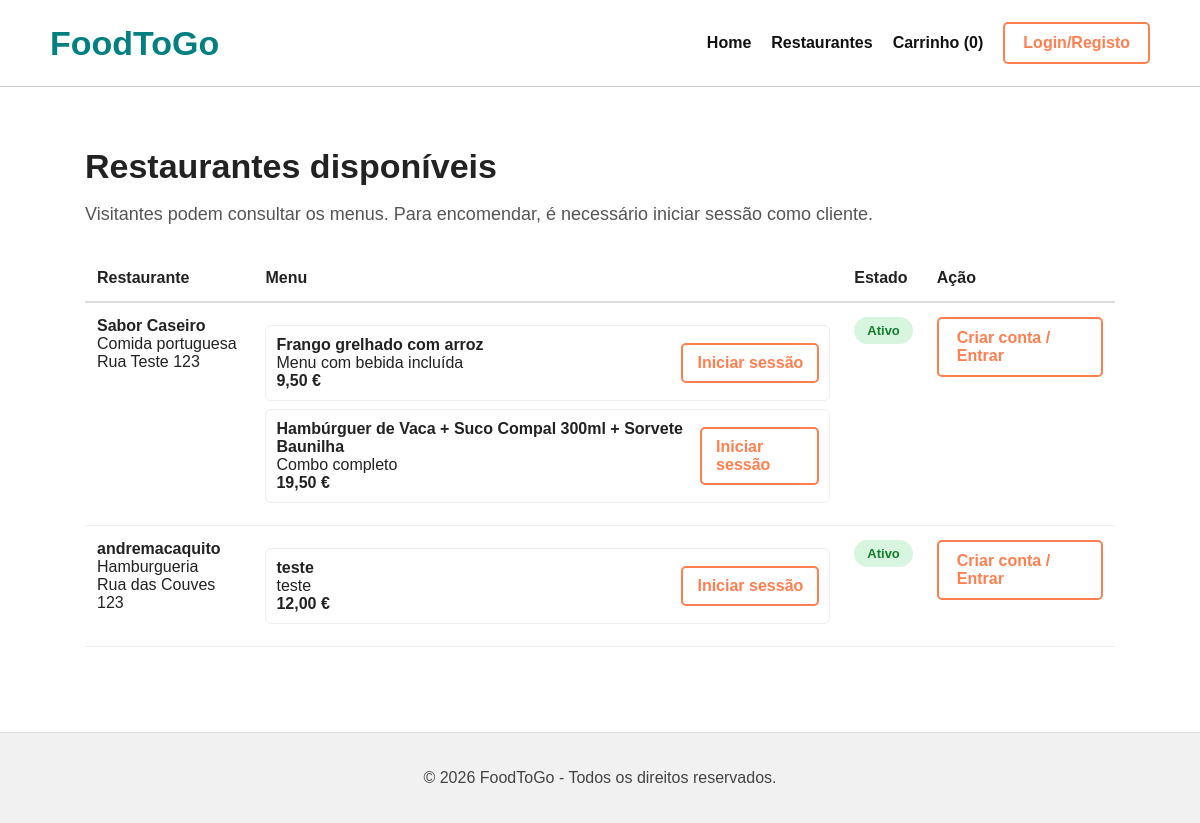
/restaurantes.php, run on the app's committed database.
### tables this page shows
CREATE TABLE produtos (
    id INTEGER PRIMARY KEY AUTOINCREMENT,
    restaurante_id INTEGER NOT NULL,
    nome TEXT NOT NULL,
    descricao TEXT,
    preco REAL NOT NULL,
    disponivel INTEGER NOT NULL DEFAULT 1,
    FOREIGN KEY (restaurante_id) REFERENCES restaurantes(id) ON DELETE CASCADE
);

CREATE TABLE restaurantes (
    id INTEGER PRIMARY KEY AUTOINCREMENT,
    utilizador_id INTEGER UNIQUE,
    nome TEXT NOT NULL,
    categoria TEXT,
    morada TEXT,
    ativo INTEGER NOT NULL DEFAULT 1,
    FOREIGN KEY (utilizador_id) REFERENCES utilizadores(id) ON DELETE SET NULL
);

### scripts/db.php (called while the page is built, shortened)
<?php
function h($valor) {
    return htmlspecialchars((string)$valor, ENT_QUOTES, 'UTF-8');
}
?>

### restaurantes.php (the view, shortened to what this page needs)
<?php
require_once __DIR__ . '/scripts/db.php';
$isCliente = isset($_SESSION['user_id']) && ($_SESSION['tipo'] ?? '') === 'cliente';
$isLogged = isset($_SESSION['user_id']);
$result = $db->query("SELECT r.id AS restaurante_id, r.nome AS restaurante_nome, r.categoria, r.morada, r.ativo,
                             p.id AS produto_id, p.nome AS produto_nome, p.descricao, p.preco, p.disponivel
                      FROM restaurantes r
                      LEFT JOIN produtos p ON p.restaurante_id = r.id
                      WHERE r.ativo = 1
                      ORDER BY r.nome ASC, p.nome ASC");
$restaurantes = [];
while ($row = $result->fetchArray(SQLITE3_ASSOC)) {
    $rid = (int)$row['restaurante_id'];
    if (!isset($restaurantes[$rid])) {
        $restaurantes[$rid] = [
            'id' => $rid,
            'nome' => $row['restaurante_nome'],
            'categoria' => $row['categoria'],
            'morada' => $row['morada'],
            'produtos' => []
        ];
    }
    if (!empty($row['produto_id'])) {
        $restaurantes[$rid]['produtos'][] = $row;
    }
}
?>
<!DOCTYPE html>
<html lang="pt">
<head><meta charset="UTF-8"><meta name="viewport" content="width=device-width, initial-scale=1.0"><title>Restaurantes | FoodToGo</title><link rel="stylesheet" href="styles/styles.css"></head>
<body class="pagina-restaurantes">
<header>
    <h1>FoodToGo</h1>
    <nav>
        <a href="index.html">Home</a>
        <a href="restaurantes.php">Restaurantes</a>
        <a href="carrinho.php">Carrinho (<span data-cart-count>0</span>)</a>
        <?php if ($isLogged): ?>
            <span class="nav-utilizador">Olá, <?= h($_SESSION['nome']) ?></span>
            <?php if ($_SESSION['tipo'] === 'admin'): ?><a href="paineladmin.php">Painel Admin</a><?php endif; ?>
            <?php if ($_SESSION['tipo'] === 'restaurante'): ?><a href="painelrestaurante.php">Painel Restaurante</a><?php endif; ?>
            <a href="scripts/logout.php" class="nav-destaque">Sair</a>
        <?php else: ?>
            <a href="login.html" class="nav-destaque">Login/Registo</a>
        <?php endif; ?>
    </nav>
</header>
<main>
<section class="restaurantes-container">
    <div class="titulo-pagina">
        <h2>Restaurantes disponíveis</h2>
        <p>Visitantes podem consultar os menus. Para encomendar, é necessário iniciar sessão como cliente.</p>
    </div>
    <?php if (empty($restaurantes)): ?>
        <div class="mensagem-info">Ainda não existem restaurantes ativos.</div>
    <?php else: ?>
        <table class="tabela-restaurantes">
            <thead><tr><th>Restaurante</th><th>Menu</th><th>Estado</th><th>Ação</th></tr></thead>
            <tbody>
            <?php foreach ($restaurantes as $r): ?>
                <tr>
                    <td><strong><?= h($r['nome']) ?></strong><br><span><?= h($r['categoria'] ?? '') ?></span><br><span><?= h($r['morada'] ?? '') ?></span></td>
                    <td>
                        <?php if (empty($r['produtos'])): ?>
                            <span>Sem produtos disponíveis.</span>
                        <?php else: ?>
                            <?php foreach ($r['produtos'] as $p): ?>
                                <div class="produto-linha">
                                    <div>
                                        <strong><?= h($p['produto_nome']) ?></strong><br>
                                        <span><?= h($p['descricao'] ?? '') ?></span><br>
                                        <strong><?= number_format((float)$p['preco'], 2, ',', '.') ?> €</strong>
                                    </div>
                                    <div>
                                        <?php if ($isCliente && (int)$p['disponivel']): ?>
                                            <button type="button" class="botao-menu" data-add-product data-produto-id="<?= (int)$p['produto_id'] ?>" data-restaurante-id="<?= (int)$r['id'] ?>" data-restaurante-nome="<?= h($r['nome']) ?>" data-produto-nome="<?= h($p['produto_nome']) ?>" data-preco="<?= (float)$p['preco'] ?>">Adicionar</button>
                                        <?php elseif (!$isLogged): ?>
                                            <a class="botao-menu" href="login.html">Iniciar sessão</a>
                                        <?php else: ?>
                                            <span class="small">Apenas clientes encomendam</span>
                                        <?php endif; ?>
                                    </div>
                                </div>
                            <?php endforeach; ?>
                        <?php endif; ?>
                    </td>
                    <td><span class="estado aberto">Ativo</span></td>
                    <td><?php if ($isCliente): ?><a href="carrinho.php" class="botao-verde">Ver carrinho</a><?php else: ?><a href="login.html" class="botao-laranja">Criar conta / Entrar</a><?php endif; ?></td>
                </tr>
            <?php endforeach; ?>
            </tbody>
        </table>
    <?php endif; ?>
</section>
</main>
<footer><p>© 2026 FoodToGo - Todos os direitos reservados.</p></footer>
</body>
</html>

### styles/styles.css (style rules this page uses)
* { box-sizing:border-box }
body { font-family:Arial,Helvetica,sans-serif;margin:0;background:#f7f7f7;color:#222 }
header { display:flex;justify-content:space-between;align-items:center;padding:22px 50px;background:#fff;border-bottom:1px solid #ccc }
header h1,.logo { margin:0;color:teal;font-size:34px;font-weight:bold }
nav { display:flex;align-items:center;gap:20px;flex-wrap:wrap }
nav a { text-decoration:none;color:#111;font-weight:bold }
.nav-destaque { border:2px solid coral;color:coral;padding:10px 18px;border-radius:5px }
main { min-height:70vh }
footer { text-align:center;padding:20px;background:#f1f1f1;border-top:1px solid #ddd;color:#444 }
.botao-laranja,.btn-secondary { display:inline-block;border:2px solid coral;color:coral;background:#fff;padding:10px 18px;border-radius:5px;text-decoration:none;font-weight:bold;cursor:pointer }
.pagina-restaurantes main,.pagina-carrinho main,.pagina-painel main { display:block;padding:60px 85px;background:#fff }
.restaurantes-container,.carrinho-container,.painel-container { width:100% }
.titulo-pagina { margin-bottom:30px }
.titulo-pagina h2,.restaurantes-container h2,.carrinho-container h2,.painel-container h2 { font-size:34px;margin:0 0 12px }
.titulo-pagina p { font-size:18px;color:#555 }
.tabela-restaurantes,.tabela-admin,.tabela-carrinho { width:100%;border-collapse:collapse;background:#fff;margin-bottom:25px }
.tabela-restaurantes th,.tabela-admin th,.tabela-carrinho th { padding:14px 12px;text-align:left;border-bottom:2px solid #ddd }
.tabela-restaurantes td,.tabela-admin td,.tabela-carrinho td { padding:14px 12px;border-bottom:1px solid #eee;vertical-align:top }
.estado { display:inline-block;padding:6px 13px;border-radius:20px;font-size:13px;font-weight:bold }
.estado.aberto,.disponivel { background:#d8f5df;color:#167a2f }
.botao-menu { display:inline-block;border:2px solid coral;color:coral;padding:9px 14px;text-decoration:none;border-radius:5px;font-weight:bold;cursor:pointer;background:#fff }
.produto-linha { display:flex;justify-content:space-between;align-items:center;gap:10px;border:1px solid #eee;padding:10px;border-radius:6px;margin:8px 0 }

### data on the page
produtos: nome "Frango grelhado com arroz", descricao "Menu com bebida incluída", preco "9,50"
produtos: nome "Hambúrguer de Vaca + Suco Compal 300ml + Sorvete Baunilha", descricao "Combo completo", preco "19,50"
produtos: restaurante.nome "andremacaquito", restaurante.categoria "Hamburgueria", restaurante.morada "Rua das Couves 123", nome "teste", descricao "teste", preco "12,00"

### other printed values
$r['nome'] "Sabor Caseiro"
$r['categoria'] "Comida portuguesa"
$r['morada'] "Rua Teste 123"
